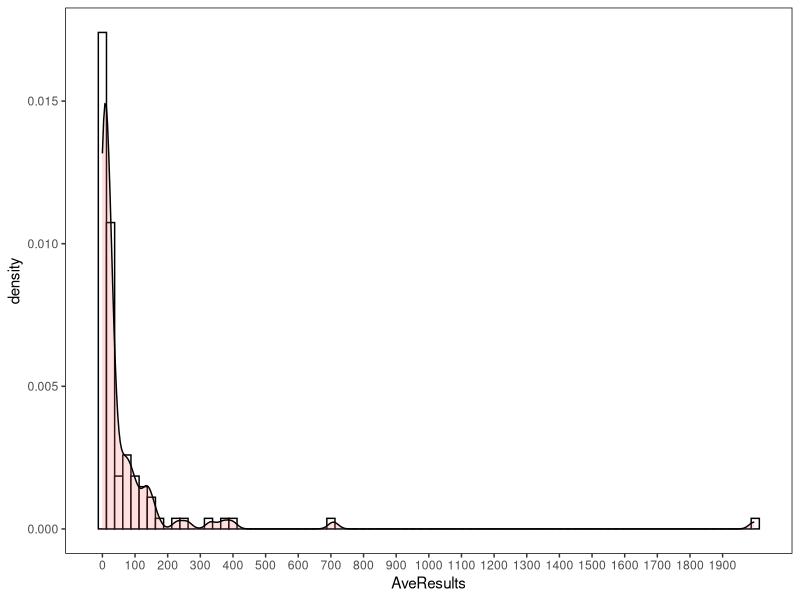
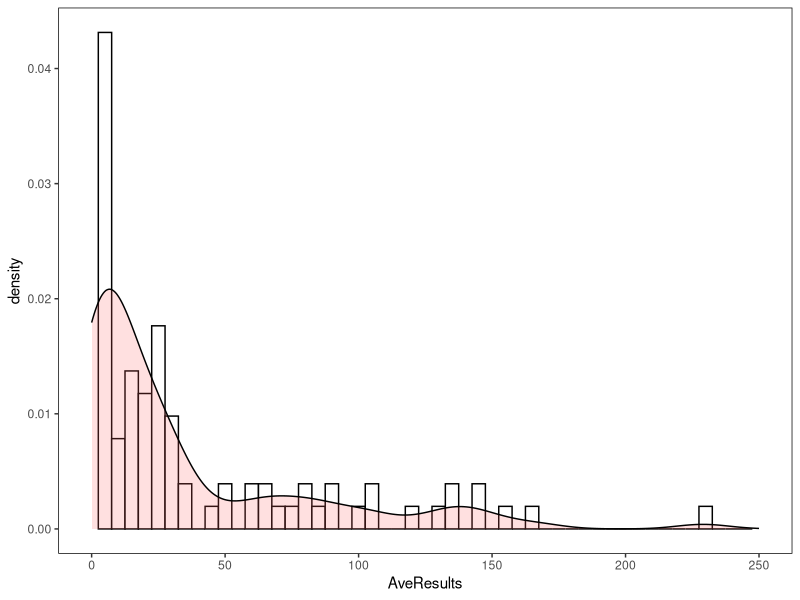
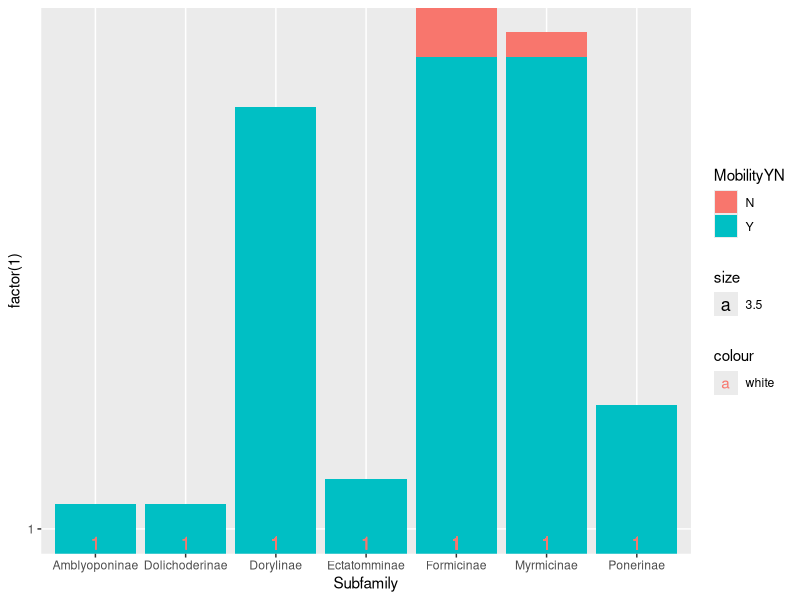
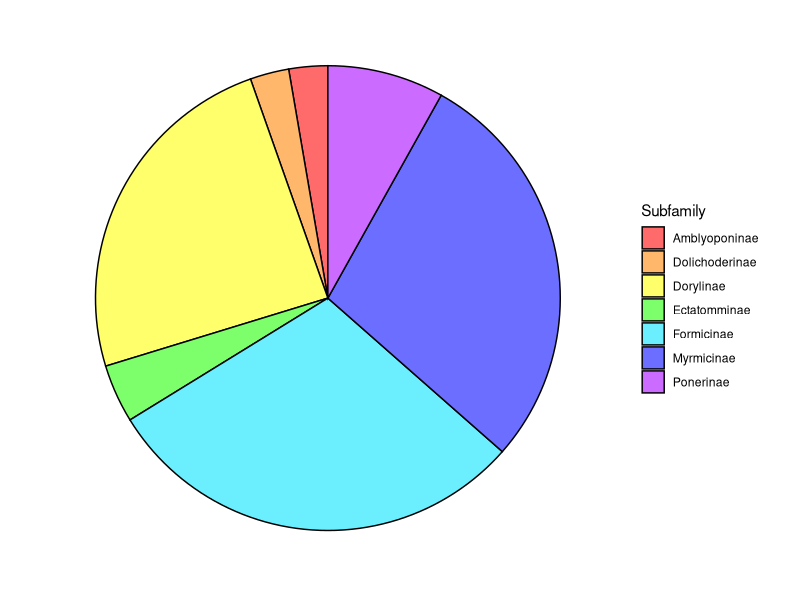
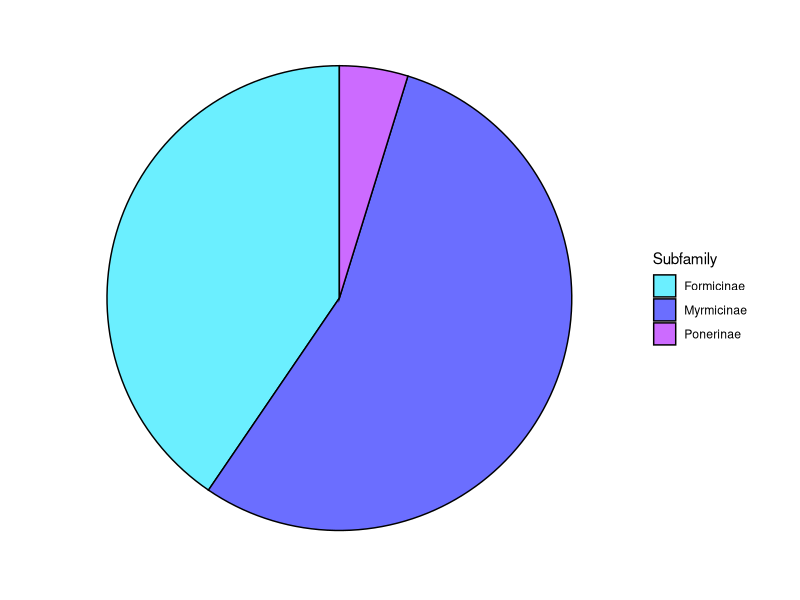

The R script that drew these images, in order:
#Set Working Directory
setwd("C:/Users/jessa/Documents/AntMetaAnalysis")

#Load in Packages
library(dplyr)
library(plyr)
library(ggplot2)

#Import data 
Rank <- read.table("Data/Ranking.txt", header = TRUE, sep = "\t")
SpeciesData <- read.table("Data/SpeciesLevel.txt", header = TRUE, sep = "\t") #NO RANK ADJUSTMENT

#Blank theme for ggplot
blank_theme <- theme_minimal() +
  theme(
    axis.title.x = element_blank(),
    axis.title.y = element_blank(),
    panel.border = element_blank(),
    panel.grid = element_blank(),
    axis.ticks = element_blank(),
    axis.text.x = element_blank(),
    axis.text.y = element_blank(),
    plot.title = element_text(size = 14, face = "bold")
  )

############################################################################################## Rank Plot

Rank <- Rank %>% mutate_at(vars(AveResults), funs(round(., 1)))

#Full data histogram
ggplot(Rank, aes(x = AveResults)) +
  geom_histogram(aes(y = ..density..), binwidth = 25, colour = "black", fill = "white") +
  geom_density(alpha=.2, fill="#FF6666") +
  scale_x_continuous(breaks = round(seq(min(Rank$AveResults),
                                        max(Rank$AveResults),
                                        by = 100), 1)) +
  theme(panel.grid.major = element_blank(),
        panel.grid.minor = element_blank(),
        panel.background = element_blank(),
        panel.border = element_rect(colour = "black", fill = NA))

# Zoomed in 
ggplot(Rank, aes(x = AveResults)) +
  geom_histogram(aes(y = ..density..), binwidth = 5, colour = "black", fill = "white") +
  geom_density(alpha=.2, fill="#FF6666") +
  scale_x_continuous(breaks = round(seq(min(Rank$AveResults), max(Rank$AveResults), by = 50), 1)) +
  theme(panel.grid.major = element_blank(),
        panel.grid.minor = element_blank(),
        panel.background = element_blank(),
        panel.border = element_rect(colour = "black", fill = NA)) +
  xlim(0, 250)

############################################################################################## Species

#Subsets for Mobility and Storage data with NO RANK ADJUSTMENT
MobSpecies <- SpeciesData[!is.na(SpeciesData$MobilityYN),]
StoSpecies <- SpeciesData[!is.na(SpeciesData$StorageYN),]

#Occurence of mobility data split among subfamilies - as pie chart
ggplot(MobSpecies, aes(x = Subfamily, y = factor(1), fill = MobilityYN)) +
  geom_bar(stat = "identity") +
  geom_text(aes(label = factor(1), vjust = 1.6, color = "white", size = 3.5))

ggplot(data = MobSpecies, aes(x = factor(1), fill = Subfamily)) +
  geom_bar(color = "black") +
  coord_polar("y", start = 0) +
  scale_fill_manual(values = c("#ff6b6b",
                               "#ffb76b",
                               "#ffff6b",
                               "#7dff6b",
                               "#6befff",
                               "#6b6eff",
                               "#cc6bff")) +
  blank_theme

#Occurence of storage data split among subfamilies - as pie chart
ggplot(data = StoSpecies, aes(x = factor(1), fill = Subfamily)) +
  geom_bar(color = "black") +
  coord_polar("y", start = 0) +
  scale_fill_manual(values = c("#6befff",
                               "#6b6eff",
                               "#cc6bff")) +
  blank_theme
